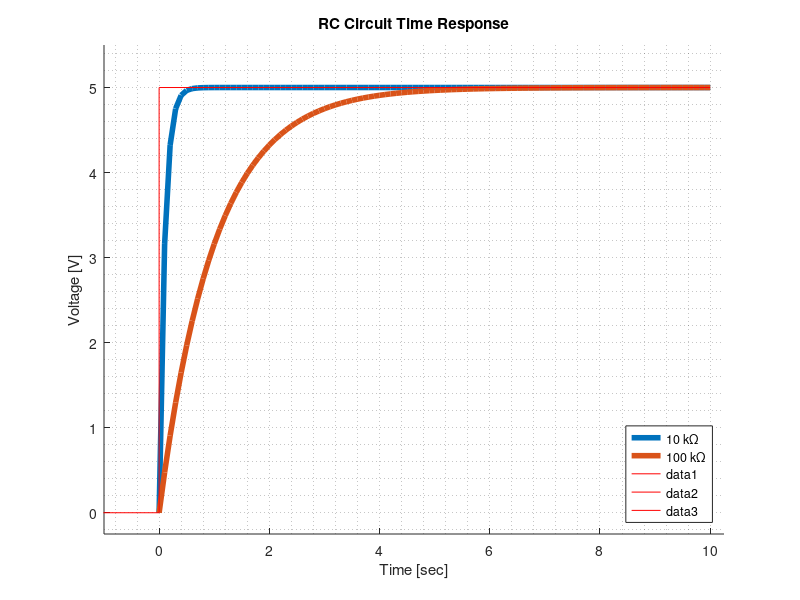

MATLAB code for this plot:
clear all; close all; clc; format compact
  
% RC circuit specifications
V_in = 5
R = [10e3, 100e3]
C = 10e-6
tau = R*C
 
% Define length of time to run simulation
t = [0:0.1:10];
 
% Simulate RC circuit and plot results
for i = 1:length(R)
    for j = 1:length(t)
        V_C(i,j) = V_in - V_in*exp(-t(j)/(R(i)*C));
    end
        figure(1); hold on
        plot(t,V_C(i,:),'LineWidth',4)
end
 
% Plot 5V input on top of simulation results
legend('10 k\Omega','100 k\Omega','Location','SouthEast')
plot([-10 0],[0 0],'r-',[0 0],[0 5],'r',[0 10],[5 5],'r')    
title('RC Circuit Time Response')
xlabel('Time [sec]')
ylabel('Voltage [V]')
axis([min(t)-1 max(t)+0.25 -0.25 5.5])
grid minor
